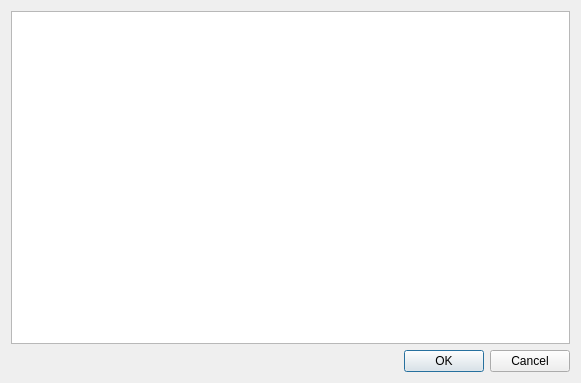
<?xml version="1.0" encoding="UTF-8"?>
<ui version="4.0">
 <class>PinOverview</class>
 <widget class="QDialog" name="PinOverview">
  <property name="geometry">
   <rect>
    <x>0</x>
    <y>0</y>
    <width>581</width>
    <height>383</height>
   </rect>
  </property>
  <property name="windowTitle">
   <string>Pin Planner</string>
  </property>
  <layout class="QVBoxLayout" name="verticalLayout">
   <item>
    <widget class="QTreeView" name="pinOverview"/>
   </item>
   <item>
    <widget class="QDialogButtonBox" name="buttonBox">
     <property name="orientation">
      <enum>Qt::Horizontal</enum>
     </property>
     <property name="standardButtons">
      <set>QDialogButtonBox::Cancel|QDialogButtonBox::Ok</set>
     </property>
    </widget>
   </item>
  </layout>
 </widget>
 <resources/>
 <connections>
  <connection>
   <sender>buttonBox</sender>
   <signal>accepted()</signal>
   <receiver>PinOverview</receiver>
   <slot>accept()</slot>
   <hints>
    <hint type="sourcelabel">
     <x>248</x>
     <y>254</y>
    </hint>
    <hint type="destinationlabel">
     <x>157</x>
     <y>274</y>
    </hint>
   </hints>
  </connection>
  <connection>
   <sender>buttonBox</sender>
   <signal>rejected()</signal>
   <receiver>PinOverview</receiver>
   <slot>reject()</slot>
   <hints>
    <hint type="sourcelabel">
     <x>316</x>
     <y>260</y>
    </hint>
    <hint type="destinationlabel">
     <x>286</x>
     <y>274</y>
    </hint>
   </hints>
  </connection>
 </connections>
</ui>
